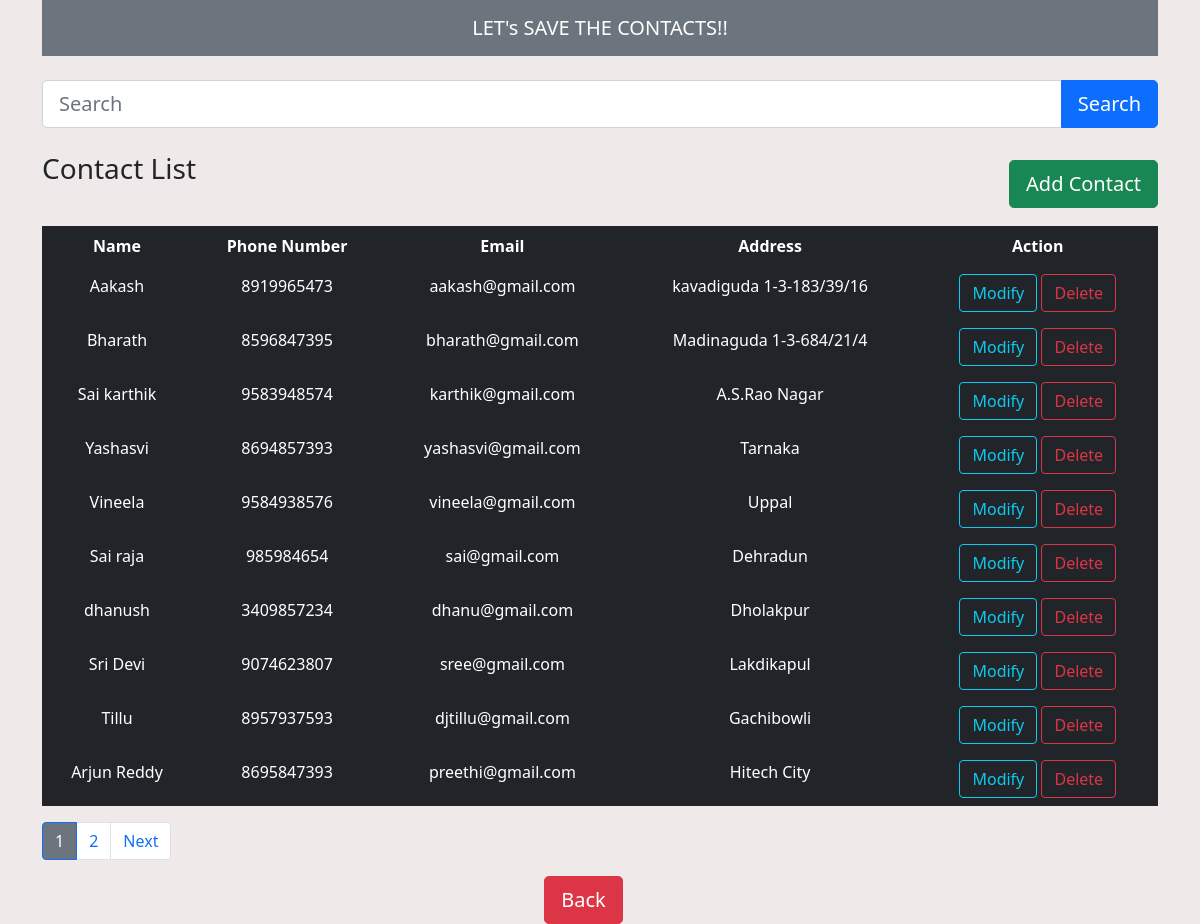
The page /home/?page=1 on the database its author committed.
### main/models.py (models this page shows, shortened)
class Contact(models.Model):
    name=models.CharField(max_length=100)
    phno=models.BigIntegerField()
    email=models.CharField(max_length=50)
    address=models.TextField()

### main/views.py (the view)
# urls.py: path('home/',views.home,name='home'),
def home(request):
    data=Contact.objects.all()
    if 'q' in request.GET:
        q=request.GET['q']
        data=Contact.objects.filter(Q(name__icontains=q)|Q(phno__icontains=q)|Q(email__icontains=q))
    paginator=Paginator(data,10)
    page_number=request.GET.get('page',10)
    data=paginator.get_page(page_number)
    return render(request,'home.html',{'data':data})

### main/templates/home.html (shortened to what this page needs)
{% load static %}
<!DOCTYPE html>
<html lang="en">
<head>
    <link rel="stylesheet" href="{% static 'bootstrap.min.css' %}">
</head>
<body >
    <div class="colorful">
    <main class="container" >
        <nav class="navbar bg-secondary navbar-dark navbar-expand-lg" >
            <a href="" class="navbar-brand mx-auto" >LET's SAVE THE CONTACTS!!  </a>
        </nav>
        <form class="my-4" action="/home">
            <div class="input-group mb-3">
                <input type="text" name="q" class="form-control form-control-lg" placeholder="Search" />
                <button class="btn btn-primary btn-lg" type="submit" id="button-addon2">Search</button>
            </div>
        </form>
        <h3 class="my-3">Contact List <a href="/add-contact" class="float-end btn btn-lg btn-success mt-2">Add Contact</a></h3>
        <br>
        <table class="table table-borderless table-dark">
            <tr class="table-dark">
                <th>Name</th>
                <th>Phone Number </th>
                <th>Email</th>
                <th>Address</th>
                <th>Action</th>
            </tr>
            {% if data %}
                {% for contact in data %}
                <tr class="table-dark">
                    <td>{{contact.name}}</td>
                    <td>{{contact.phno}}</td>
                    <td>{{contact.email}}</td>
                    <td>{{contact.address}}</td>
                    <td>
                        <a href="/update-contact/{{contact.id}}" class="btn btn-outline-info   btm-sm">Modify</a>
                        <a onclick="return confirm('Are you sure you want to delete this data?')" href="/delete-contact/{{contact.id}}" class="btn btn-outline-danger btm-sm">Delete</a>
                    </td>
                </tr>
                {% endfor %}
            {% endif %}
        </table>
        <nav aria-label="...">
            <ul class="pagination">
                {% for i in data.paginator.page_range %}
                    {% if data.number == i %}
                    <li class="page-item active" aria-current="page">
                        <a class="page-link bg-secondary" href="#">{{i}}</a>
                    </li>
                    {% else %}
                    <li class="page-item"><a class="page-link" href="?page={{i}}">{{i}}</a></li>
                    {% endif %}
                {% endfor %}
                {% if data.has_next %}
                <li class="page-item">
                    <a class="page-link" href="?page={{data.next_page_number}}" tabindex="-1" aria-disabled="true">Next</a>
                </li>
                {% endif %}
            </ul>
        </nav>
        <a href="/" class="btn btn-danger btn-lg" id="backbtn">Back</a>
    </main>
    </div>
</body>
</html>

### main/templates/home.html (style rules this page uses)
body { background-color: rgb(239, 233, 233) }
th,td { text-align: center; }
#backbtn { margin-left: 45%; }

### rows shown on the page
Contact: name "Aakash", phno "8919965473", email "aakash@gmail.com", address "kavadiguda 1-3-183/39/16"
Contact: name "Bharath", phno "8596847395", email "bharath@gmail.com", address "Madinaguda 1-3-684/21/4"
Contact: name "Sai karthik", phno "9583948574", email "karthik@gmail.com", address "A.S.Rao Nagar"
Contact: name "Yashasvi", phno "8694857393", email "yashasvi@gmail.com", address "Tarnaka"
Contact: name "Vineela", phno "9584938576", email "vineela@gmail.com", address "Uppal"
Contact: name "Sai raja", phno "985984654", email "sai@gmail.com", address "Dehradun"
Contact: name "dhanush", phno "3409857234", email "dhanu@gmail.com", address "Dholakpur"
Contact: name "Sri Devi", phno "9074623807", email "sree@gmail.com", address "Lakdikapul"
Contact: name "Tillu", phno "8957937593", email "djtillu@gmail.com", address "Gachibowli"
Contact: name "Arjun Reddy", phno "8695847393", email "preethi@gmail.com", address "Hitech City"

### other values the page prints
{{ i }} "1"
{{ i }} "2"
